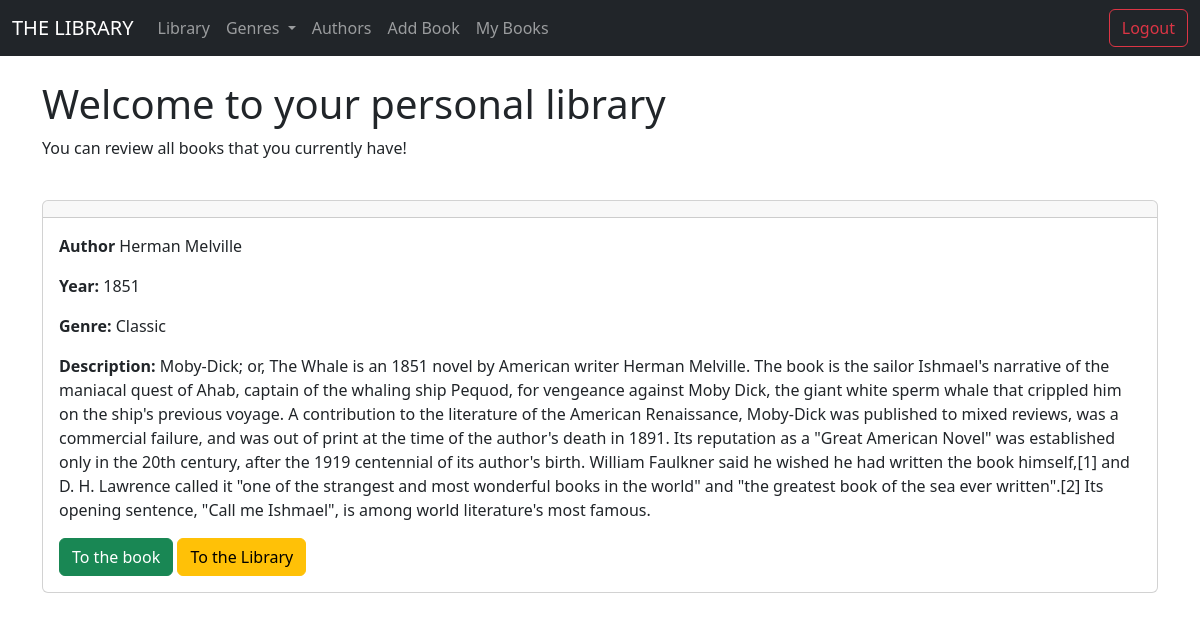
The app's page /mybooks (signed in) with its own data.
### models/db_models.py (models this page shows)
class Library(db.Model):
    id = db.Column(db.Integer, primary_key=True)
    user_id = db.Column(db.Integer, db.ForeignKey("users.id"))
    book_id = db.Column(db.Integer, db.ForeignKey("book.id"))

class Book(db.Model):
    id = db.Column(db.Integer, primary_key=True)
    title = db.Column(db.String(100), nullable=False, unique=False)
    author_name = db.Column(db.String(100), nullable=False, unique=False)
    author_surname = db.Column(db.String(100), nullable=True, unique=False)
    year = db.Column(db.String(100), nullable=False, unique=False)
    genre = db.Column(db.String(50), nullable=False, unique=False)
    description = db.Column(db.Text)
    reviews = db.relationship("Review", backref='reviewed_book')
    reader = db.relationship("Library", backref='stored_book')

### main.py (the view)
@app.route('/mybooks', methods = ['GET', 'POST'])
@login_required
def my_books():
    all_books = Library.query.filter_by(user_id=current_user.id)
    return render_template("mybooks.html", all_books=all_books)

### main.py (called while the page is built)
@login_manager.user_loader
def load_user(user_id):
    return Users.query.get(int(user_id))

### templates/mybooks.html (shortened to what this page needs)
{% extends 'base.html'%}
{% block content %}
<br>
{% if current_user.is_authenticated %}
<h1>Welcome to your personal library</h1>
<p>You can review all books that you currently have!</p>
<br>
{% for book in all_books %}
    <div class="card">
      <h5 class="card-header"> {{book.title}}</h5>
      <div class="card-body">
          <p class="card-text"><strong>Author</strong> {{book.stored_book.author_name}} {{book.stored_book.author_surname}}</p>
          <p class="card-text"><strong>Year:</strong> {{book.stored_book.year}}</p>
          <p class="card-text"><strong>Genre:</strong> {{book.stored_book.genre}}</p>
          <p class="card-text"><strong>Description:</strong> {{book.stored_book.description}}</p>
          <a href={{url_for('book', id=book.id)}}  class="btn btn-success">To the book</a>
          <a href={{url_for('home')}}  class="btn btn-warning">To the Library</a>
      </div>
    </div>
{% endfor %}
{% endif %}
{% endblock %}

### records on screen
Library: stored_book.author_name "Herman", stored_book.author_surname "Melville", stored_book.year "1851", stored_book.genre "Classic", stored_book.description "Moby-Dick; or, The Whale is an 1851 novel by American writer Herman Melville. The book is the sailor Ishmael's narrative of the maniacal quest of Ahab, captain of the whaling ship Pequod, for vengeance against Moby Dick, the giant white sperm whale that crippled him on the ship's previous voyage. A contribution to the literature of the American Renaissance, Moby-Dick was published to mixed reviews, was a commercial failure, and was out of print at the time of the author's death in 1891. Its reputation as a \"Great American Novel\" was established only in the 20th century, after the 1919 centennial of its author's birth. William Faulkner said he wished he had written the book himself,[1] and…"
